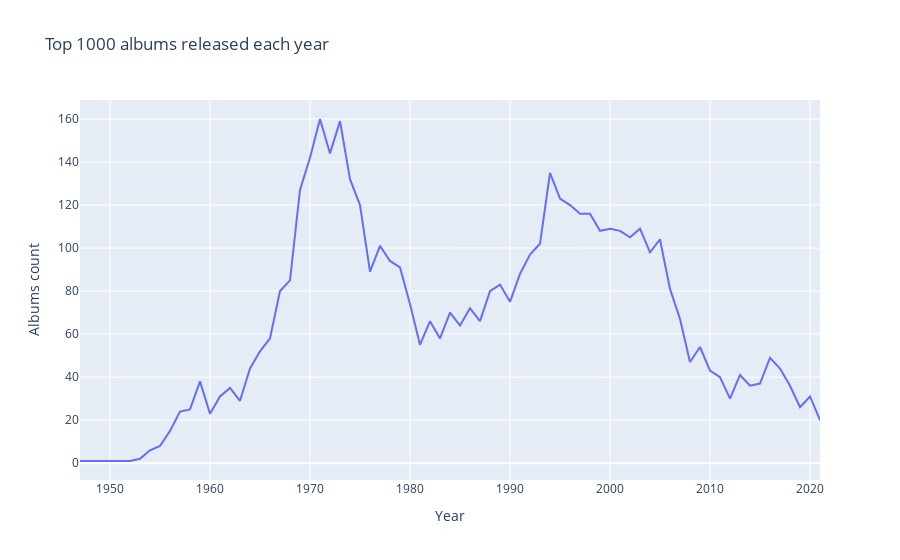

Source (notebook cell):
### Code cell
px.line(year_count,x = 'Year',y = 'Albums count',title = 'Top 1000 albums released each year')

### Figure 1 — Plotly figure (JSON) as saved in the notebook; plotly's stock layout.template omitted (floating-point values rounded to 4 significant figures)
{"data": [{"hovertemplate": "Year=%{x}<br>Albums count=%{y}<extra></extra>", "legendgroup": "", "line": {"color": "#636efa", "dash": "solid"}, "marker": {"symbol": "circle"}, "mode": "lines", "name": "", "orientation": "v", "showlegend": false, "type": "scatter", "x": [1947, 1951, 1952, 1953, 1954, 1955, 1956, 1957, 1958, 1959, 1960, 1961, 1962, 1963, 1964, 1965, 1966, 1967, 1968, 1969, 1970, 1971, 1972, 1973, 1974, 1975, 1976, 1977, 1978, 1979, 1980, 1981, 1982, 1983, 1984, 1985, 1986, 1987, 1988, 1989, 1990, 1991, 1992, 1993, 1994, 1995, 1996, 1997, 1998, 1999, 2000, 2001, 2002, 2003, 2004, 2005, 2006, 2007, 2008, 2009, 2010, 2011, 2012, 2013, 2014, 2015, 2016, 2017, 2018, 2019, 2020, 2021], "xaxis": "x", "y": [1, 1, 1, 2, 6, 8, 15, 24, 25, 38, 23, 31, 35, 29, 44, 52, 58, 80, 85, 127, 142, 160, 144, 159, 132, 120, 89, 101, 94, 91, 74, 55, 66, 58, 70, 64, 72, 66, 80, 83, 75, 88, 97, 102, 135, 123, 120, 116, 116, 108, 109, 108, 105, 109, 98, 104, 81, 67, 47, 54, 43, 40, 30, 41, 36, 37, 49, 44, 36, 26, 31, 20], "yaxis": "y"}], "layout": {"legend": {"tracegroupgap": 0}, "title": {"text": "Top 1000 albums released each year"}, "xaxis": {"anchor": "y", "domain": [0, 1], "title": {"text": "Year"}}, "yaxis": {"anchor": "x", "domain": [0, 1], "title": {"text": "Albums count"}}}}
